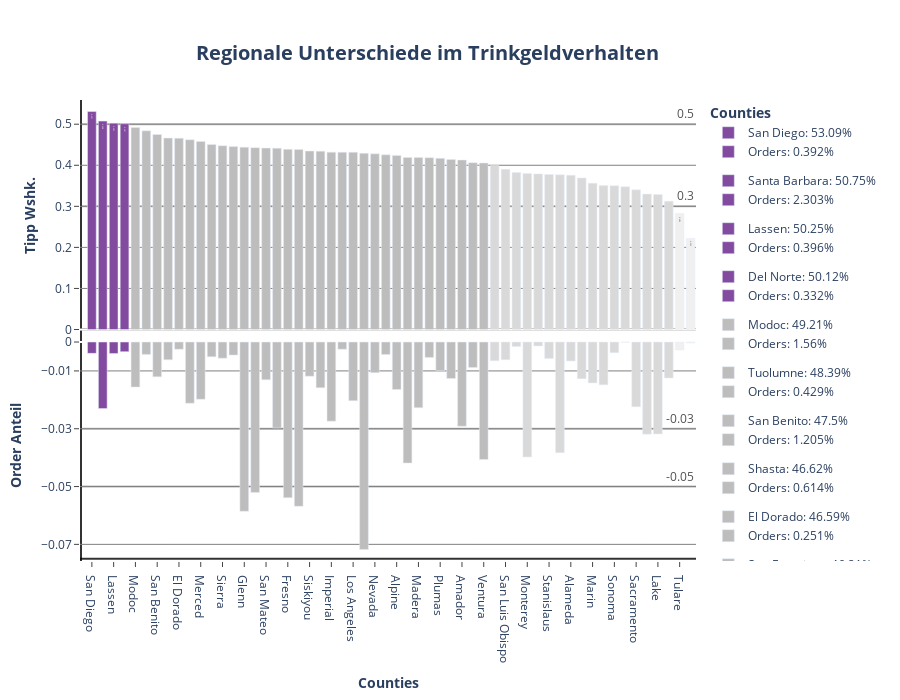

This figure's notebook cell:
### Markdown cell above
**Plotten der Tippwahrscheinlichkeit pro County:**

### Code cell
# Plot P3: County

fig1 = make_subplots(cols= 1, rows= 2, shared_xaxes= True, shared_yaxes= False, vertical_spacing= 0)

for county in df_county_tip2.county:

 if df_county_tip2[df_county_tip2.county == county].tip.values >= 0.5:
  color = px.colors.sequential.Purpor[5]
  text= df_county_tip2.loc[df_county_tip2.county == county].tip.values.round(3)

  fig1.add_trace(
   go.Bar(
    x= df_county_tip2.loc[df_county_tip2.county == county].county,
    y= df_county_tip2.loc[df_county_tip2.county == county].tip,
    name= f"{county}: {(df_county_tip2.loc[df_county_tip2.county == county].tip.values[0] * 100).round(2)}%",
    showlegend= True,
    marker= dict(color= color),
    width= 0.8,
    text= text,
    base= 0,
    legendgroup= f"{county}" 
   ),
   col= 1,
   row= 1
  )

  fig1.add_trace(
   go.Bar(
    x= df_county_tip2.loc[df_county_tip2.county == county].county,
    y= df_county_tip2.loc[df_county_tip2.county == county].orders,
    name= f"Orders: {(df_county_tip2.loc[df_county_tip2.county == county].orders.values[0] * 100).round(3)}%",
    base = -df_county_tip2.loc[df_county_tip2.county == county].orders,
    showlegend= True,
    marker= dict(color= color),
    width= 0.8,
    legendgroup= f"{county}"
   ),
   col= 1,
   row= 2
  )

 elif 0.4 < df_county_tip2.loc[df_county_tip2.county == county].tip.values < 0.5:
  color= px.colors.sequential.Greys[3]

  fig1.add_trace(
   go.Bar(
    x= df_county_tip2.loc[df_county_tip2.county == county].county,
    y= df_county_tip2.loc[df_county_tip2.county == county].tip,
    name= f"{county}: {(df_county_tip2.loc[df_county_tip2.county == county].tip.values[0] * 100).round(2)}%",
    showlegend= True,
    marker= dict(color= color),
    width= 0.8,
    base= 0,
    legendgroup= f"{county}"
   ),
   col= 1,
   row= 1
  )

  fig1.add_trace(
   go.Bar(
    x= df_county_tip2.loc[df_county_tip2.county == county].county,
    y= df_county_tip2.loc[df_county_tip2.county == county].orders,
    name= f"Orders: {(df_county_tip2.loc[df_county_tip2.county == county].orders.values[0] * 100).round(3)}%",
    base = -df_county_tip2.loc[df_county_tip2.county == county].orders,
    showlegend= True,
    marker= dict(color= color),
    width= 0.8,
    legendgroup= f"{county}"
   ),
   col= 1,
   row= 2
  )

 elif 0.3 < df_county_tip2.loc[df_county_tip2.county == county].tip.values < 0.4:
  color= px.colors.sequential.Greys[2]

  fig1.add_trace(
   go.Bar(
    x= df_county_tip2.loc[df_county_tip2.county == county].county,
    y= df_county_tip2.loc[df_county_tip2.county == county].tip,
    name= f"{county}: {(df_county_tip2.loc[df_county_tip2.county == county].tip.values[0] * 100).round(2)}%",
    showlegend= True,
    marker= dict(color= color),
    width= 0.8,
    base= 0,
    legendgroup= f"{county}"
   ),
   col= 1,
   row= 1
  )

  fig1.add_trace(
   go.Bar(
    x= df_county_tip2.loc[df_county_tip2.county == county].county,
    y= df_county_tip2.loc[df_county_tip2.county == county].orders,
    name= f"Orders: {(df_county_tip2.loc[df_county_tip2.county == county].orders.values[0] * 100).round(3)}%",
    base = -df_county_tip2.loc[df_county_tip2.county == county].orders,
    showlegend= True,
    marker= dict(color= color),
    width= 0.8,
    legendgroup= f"{county}"
   ),
   col= 1,
   row= 2
  )

 elif 0.2 < df_county_tip2.loc[df_county_tip2.county == county].tip.values < 0.3:
  color= px.colors.sequential.Greys[1]
  text= df_county_tip2.loc[df_county_tip2.county == county].tip.values.round(3)

  fig1.add_trace(
   go.Bar(
    x= df_county_tip2.loc[df_county_tip2.county == county].county,
    y= df_county_tip2.loc[df_county_tip2.county == county].tip,
    name= f"{county}: {(df_county_tip2.loc[df_county_tip2.county == county].tip.values[0] * 100).round(2)}%",
    showlegend= True,
    marker= dict(color= color),
    width= 0.8,
    text= text,
    base= 0,
    legendgroup= f"{county}"
   ),
   col= 1,
   row= 1
  )

  fig1.add_trace(
   go.Bar(
    x= df_county_tip2.loc[df_county_tip2.county == county].county,
    y= df_county_tip2.loc[df_county_tip2.county == county].orders,
    name= f"Orders: {(df_county_tip2.loc[df_county_tip2.county == county].orders.values[0] * 100).round(3)}%",
    base = -df_county_tip2.loc[df_county_tip2.county == county].orders,
    showlegend= True,
    marker= dict(color= color),
    width= 0.8,
    legendgroup= f"{county}"
   ),
   col= 1,
   row= 2
  )

fig1.add_hline(
 y= 0.5,
 opacity= 0.3,
 line_dash= "solid",
 annotation_text= 0.5,
 annotation_position= "top right",
 line_color= px.colors.sequential.Greys[7],
 annotation_font_color= px.colors.sequential.Greys[7],
 annotation_font_size= 12,
 layer= "below",
 col= 1,
 row= 1
)

fig1.add_hline(
 y= 0.3,
 opacity= 0.3,
 line_dash= "solid",
 annotation_text= 0.3,
 annotation_position= "top right",
 line_color= px.colors.sequential.Greys[7],
 annotation_font_color= px.colors.sequential.Greys[7],
 annotation_font_size= 12,
 layer= "below",
 col= 1,
 row= 1
)

fig1.add_hline(
 y= -0.05,
 opacity= 0.3,
 line_dash= "solid",
 annotation_text= -0.05,
 annotation_position= "top right",
 line_color= px.colors.sequential.Greys[7],
 annotation_font_color= px.colors.sequential.Greys[7],
 annotation_font_size= 12,
 layer= "below",
 col= 1,
 row= 2
)

fig1.add_hline(
 y= -0.03,
 opacity= 0.3,
 line_dash= "solid",
 annotation_text= -0.03,
 annotation_position= "top right",
 line_color= px.colors.sequential.Greys[7],
 annotation_font_color= px.colors.sequential.Greys[7],
 annotation_font_size= 12,
 layer= "below",
 col= 1,
 row= 2
)

fig1.add_hline(
 y= 0,
 opacity= 1,
 line_dash= "solid",
 line_color= "black",
 layer= "below",
 col= 1,
 row= 1
)

fig1.add_hline(
 y= 0,
 opacity= 0.8,
 line_dash= "solid",
 line_color= "black",
 layer= "below",
 col= 1,
 row= 2
)

fig1.add_vline(
 x= -1,
 opacity= 0.8,
 line_dash= "solid",
 line_color= "black",
 layer= "below",
 col= 1,
 row= 2
)

fig1.add_vline(
 x= -1,
 opacity= 0.8,
 line_dash= "solid",
 line_color= "black",
 layer= "below",
 col= 1,
 row= 1
)

fig1.add_hline(
 y= -0.075,
 opacity= 0.8,
 line_dash= "solid",
 line_color= "black",
 layer= "below",
 col= 1,
 row= 2
)

fig1.update_annotations(opacity= 0.8)
fig1.update_layout(title= dict(text= "<b>Regionale Unterschiede im Trinkgeldverhalten</b>", font_size= 20, xanchor= "center", yanchor= "top", y=0.935, x=0.475), legend_title_text = "<b>Counties</b>", height= 700)
fig1.update_xaxes(title_text="<b>Counties</b>", ticks= "outside", col= 1, row= 2, showline= True)
fig1.update_xaxes(showline= False, col= 1, row= 1)
fig1.update_yaxes(title_text="<b>Tipp Wshk.</b>", ticks= "outside", showgrid= True, gridcolor= "grey", col= 1, row= 1, tickvals= [0, 0.1, 0.2, 0.3, 0.4, 0.5], showline= False)
fig1.update_yaxes(title_text="<b>Order Anteil</b>", ticks= "outside", showgrid= True, gridcolor= "grey", col= 1, row= 2, tickvals= [0, -0.01, -0.03, -0.05, -0.07])
fig1.update_layout(plot_bgcolor= "white", xaxis= dict(linecolor= "black"), yaxis= dict(linecolor= "black"))
fig1.show()

### Figure 1 — Plotly figure (JSON) as saved in the notebook; plotly's stock layout.template omitted (floating-point values rounded to 4 significant figures)
{"data": [{"base": 0, "legendgroup": "San Diego", "marker": {"color": "rgb(131, 75, 160)"}, "name": "San Diego: 53.09%", "showlegend": true, "text": [0.531], "type": "bar", "width": 0.8, "x": ["San Diego"], "xaxis": "x", "y": [0.5309], "yaxis": "y"}, {"base": [-0.00392], "legendgroup": "San Diego", "marker": {"color": "rgb(131, 75, 160)"}, "name": "Orders: 0.392%", "showlegend": true, "type": "bar", "width": 0.8, "x": ["San Diego"], "xaxis": "x2", "y": [0.00392], "yaxis": "y2"}, {"base": 0, "legendgroup": "Santa Barbara", "marker": {"color": "rgb(131, 75, 160)"}, "name": "Santa Barbara: 50.75%", "showlegend": true, "text": [0.508], "type": "bar", "width": 0.8, "x": ["Santa Barbara"], "xaxis": "x", "y": [0.5075], "yaxis": "y"}, {"base": [-0.02303], "legendgroup": "Santa Barbara", "marker": {"color": "rgb(131, 75, 160)"}, "name": "Orders: 2.303%", "showlegend": true, "type": "bar", "width": 0.8, "x": ["Santa Barbara"], "xaxis": "x2", "y": [0.02303], "yaxis": "y2"}, {"base": 0, "legendgroup": "Lassen", "marker": {"color": "rgb(131, 75, 160)"}, "name": "Lassen: 50.25%", "showlegend": true, "text": [0.502], "type": "bar", "width": 0.8, "x": ["Lassen"], "xaxis": "x", "y": [0.5025], "yaxis": "y"}, {"base": [-0.003964], "legendgroup": "Lassen", "marker": {"color": "rgb(131, 75, 160)"}, "name": "Orders: 0.396%", "showlegend": true, "type": "bar", "width": 0.8, "x": ["Lassen"], "xaxis": "x2", "y": [0.003964], "yaxis": "y2"}, {"base": 0, "legendgroup": "Del Norte", "marker": {"color": "rgb(131, 75, 160)"}, "name": "Del Norte: 50.12%", "showlegend": true, "text": [0.501], "type": "bar", "width": 0.8, "x": ["Del Norte"], "xaxis": "x", "y": [0.5012], "yaxis": "y"}, {"base": [-0.003323], "legendgroup": "Del Norte", "marker": {"color": "rgb(131, 75, 160)"}, "name": "Orders: 0.332%", "showlegend": true, "type": "bar", "width": 0.8, "x": ["Del Norte"], "xaxis": "x2", "y": [0.003323], "yaxis": "y2"}, {"base": 0, "legendgroup": "Modoc", "marker": {"color": "rgb(189,189,189)"}, "name": "Modoc: 49.21%", "showlegend": true, "type": "bar", "width": 0.8, "x": ["Modoc"], "xaxis": "x", "y": [0.4921], "yaxis": "y"}, {"base": [-0.0156], "legendgroup": "Modoc", "marker": {"color": "rgb(189,189,189)"}, "name": "Orders: 1.56%", "showlegend": true, "type": "bar", "width": 0.8, "x": ["Modoc"], "xaxis": "x2", "y": [0.0156], "yaxis": "y2"}, {"base": 0, "legendgroup": "Tuolumne", "marker": {"color": "rgb(189,189,189)"}, "name": "Tuolumne: 48.39%", "showlegend": true, "type": "bar", "width": 0.8, "x": ["Tuolumne"], "xaxis": "x", "y": [0.4839], "yaxis": "y"}, {"base": [-0.004287], "legendgroup": "Tuolumne", "marker": {"color": "rgb(189,189,189)"}, "name": "Orders: 0.429%", "showlegend": true, "type": "bar", "width": 0.8, "x": ["Tuolumne"], "xaxis": "x2", "y": [0.004287], "yaxis": "y2"}, {"base": 0, "legendgroup": "San Benito", "marker": {"color": "rgb(189,189,189)"}, "name": "San Benito: 47.5%", "showlegend": true, "type": "bar", "width": 0.8, "x": ["San Benito"], "xaxis": "x", "y": [0.475], "yaxis": "y"}, {"base": [-0.01205], "legendgroup": "San Benito", "marker": {"color": "rgb(189,189,189)"}, "name": "Orders: 1.205%", "showlegend": true, "type": "bar", "width": 0.8, "x": ["San Benito"], "xaxis": "x2", "y": [0.01205], "yaxis": "y2"}, {"base": 0, "legendgroup": "Shasta", "marker": {"color": "rgb(189,189,189)"}, "name": "Shasta: 46.62%", "showlegend": true, "type": "bar", "width": 0.8, "x": ["Shasta"], "xaxis": "x", "y": [0.4662], "yaxis": "y"}, {"base": [-0.006143], "legendgroup": "Shasta", "marker": {"color": "rgb(189,189,189)"}, "name": "Orders: 0.614%", "showlegend": true, "type": "bar", "width": 0.8, "x": ["Shasta"], "xaxis": "x2", "y": [0.006143], "yaxis": "y2"}, {"base": 0, "legendgroup": "El Dorado", "marker": {"color": "rgb(189,189,189)"}, "name": "El Dorado: 46.59%", "showlegend": true, "type": "bar", "width": 0.8, "x": ["El Dorado"], "xaxis": "x", "y": [0.4659], "yaxis": "y"}, {"base": [-0.002511], "legendgroup": "El Dorado", "marker": {"color": "rgb(189,189,189)"}, "name": "Orders: 0.251%", "showlegend": true, "type": "bar", "width": 0.8, "x": ["El Dorado"], "xaxis": "x2", "y": [0.002511], "yaxis": "y2"}, {"base": 0, "legendgroup": "San Francisco", "marker": {"color": "rgb(189,189,189)"}, "name": "San Francisco: 46.21%", "showlegend": true, "type": "bar", "width": 0.8, "x": ["San Francisco"], "xaxis": "x", "y": [0.4621], "yaxis": "y"}, {"base": [-0.02117], "legendgroup": "San Francisco", "marker": {"color": "rgb(189,189,189)"}, "name": "Orders: 2.117%", "showlegend": true, "type": "bar", "width": 0.8, "x": ["San Francisco"], "xaxis": "x2", "y": [0.02117], "yaxis": "y2"}, {"base": 0, "legendgroup": "Merced", "marker": {"color": "rgb(189,189,189)"}, "name": "Merced: 45.79%", "showlegend": true, "type": "bar", "width": 0.8, "x": ["Merced"], "xaxis": "x", "y": [0.4579], "yaxis": "y"}, {"base": [-0.01982], "legendgroup": "Merced", "marker": {"color": "rgb(189,189,189)"}, "name": "Orders: 1.982%", "showlegend": true, "type": "bar", "width": 0.8, "x": ["Merced"], "xaxis": "x2", "y": [0.01982], "yaxis": "y2"}, {"base": 0, "legendgroup": "Kings", "marker": {"color": "rgb(189,189,189)"}, "name": "Kings: 45.09%", "showlegend": true, "type": "bar", "width": 0.8, "x": ["Kings"], "xaxis": "x", "y": [0.4509], "yaxis": "y"}, {"base": [-0.005098], "legendgroup": "Kings", "marker": {"color": "rgb(189,189,189)"}, "name": "Orders: 0.51%", "showlegend": true, "type": "bar", "width": 0.8, "x": ["Kings"], "xaxis": "x2", "y": [0.005098], "yaxis": "y2"}, {"base": 0, "legendgroup": "Sierra", "marker": {"color": "rgb(189,189,189)"}, "name": "Sierra: 44.75%", "showlegend": true, "type": "bar", "width": 0.8, "x": ["Sierra"], "xaxis": "x", "y": [0.4475], "yaxis": "y"}, {"base": [-0.0056], "legendgroup": "Sierra", "marker": {"color": "rgb(189,189,189)"}, "name": "Orders: 0.56%", "showlegend": true, "type": "bar", "width": 0.8, "x": ["Sierra"], "xaxis": "x2", "y": [0.0056], "yaxis": "y2"}, {"base": 0, "legendgroup": "Mono", "marker": {"color": "rgb(189,189,189)"}, "name": "Mono: 44.55%", "showlegend": true, "type": "bar", "width": 0.8, "x": ["Mono"], "xaxis": "x", "y": [0.4455], "yaxis": "y"}, {"base": [-0.004531], "legendgroup": "Mono", "marker": {"color": "rgb(189,189,189)"}, "name": "Orders: 0.453%", "showlegend": true, "type": "bar", "width": 0.8, "x": ["Mono"], "xaxis": "x2", "y": [0.004531], "yaxis": "y2"}, {"base": 0, "legendgroup": "Glenn", "marker": {"color": "rgb(189,189,189)"}, "name": "Glenn: 44.4%", "showlegend": true, "type": "bar", "width": 0.8, "x": ["Glenn"], "xaxis": "x", "y": [0.444], "yaxis": "y"}, {"base": [-0.05856], "legendgroup": "Glenn", "marker": {"color": "rgb(189,189,189)"}, "name": "Orders: 5.856%", "showlegend": true, "type": "bar", "width": 0.8, "x": ["Glenn"], "xaxis": "x2", "y": [0.05856], "yaxis": "y2"}, {"base": 0, "legendgroup": "Kern", "marker": {"color": "rgb(189,189,189)"}, "name": "Kern: 44.29%", "showlegend": true, "type": "bar", "width": 0.8, "x": ["Kern"], "xaxis": "x", "y": [0.4429], "yaxis": "y"}, {"base": [-0.05207], "legendgroup": "Kern", "marker": {"color": "rgb(189,189,189)"}, "name": "Orders: 5.207%", "showlegend": true, "type": "bar", "width": 0.8, "x": ["Kern"], "xaxis": "x2", "y": [0.05207], "yaxis": "y2"}, {"base": 0, "legendgroup": "San Mateo", "marker": {"color": "rgb(189,189,189)"}, "name": "San Mateo: 44.18%", "showlegend": true, "type": "bar", "width": 0.8, "x": ["San Mateo"], "xaxis": "x", "y": [0.4418], "yaxis": "y"}, {"base": [-0.01306], "legendgroup": "San Mateo", "marker": {"color": "rgb(189,189,189)"}, "name": "Orders: 1.306%", "showlegend": true, "type": "bar", "width": 0.8, "x": ["San Mateo"], "xaxis": "x2", "y": [0.01306], "yaxis": "y2"}, {"base": 0, "legendgroup": "Yuba", "marker": {"color": "rgb(189,189,189)"}, "name": "Yuba: 44.16%", "showlegend": true, "type": "bar", "width": 0.8, "x": ["Yuba"], "xaxis": "x", "y": [0.4416], "yaxis": "y"}, {"base": [-0.02974], "legendgroup": "Yuba", "marker": {"color": "rgb(189,189,189)"}, "name": "Orders: 2.974%", "showlegend": true, "type": "bar", "width": 0.8, "x": ["Yuba"], "xaxis": "x2", "y": [0.02974], "yaxis": "y2"}, {"base": 0, "legendgroup": "Fresno", "marker": {"color": "rgb(189,189,189)"}, "name": "Fresno: 43.88%", "showlegend": true, "type": "bar", "width": 0.8, "x": ["Fresno"], "xaxis": "x", "y": [0.4388], "yaxis": "y"}, {"base": [-0.05385], "legendgroup": "Fresno", "marker": {"color": "rgb(189,189,189)"}, "name": "Orders: 5.385%", "showlegend": true, "type": "bar", "width": 0.8, "x": ["Fresno"], "xaxis": "x2", "y": [0.05385], "yaxis": "y2"}, {"base": 0, "legendgroup": "Orange", "marker": {"color": "rgb(189,189,189)"}, "name": "Orange: 43.82%", "showlegend": true, "type": "bar", "width": 0.8, "x": ["Orange"], "xaxis": "x", "y": [0.4382], "yaxis": "y"}, {"base": [-0.05684], "legendgroup": "Orange", "marker": {"color": "rgb(189,189,189)"}, "name": "Orders: 5.684%", "showlegend": true, "type": "bar", "width": 0.8, "x": ["Orange"], "xaxis": "x2", "y": [0.05684], "yaxis": "y2"}, {"base": 0, "legendgroup": "Siskiyou", "marker": {"color": "rgb(189,189,189)"}, "name": "Siskiyou: 43.45%", "showlegend": true, "type": "bar", "width": 0.8, "x": ["Siskiyou"], "xaxis": "x", "y": [0.4345], "yaxis": "y"}, {"base": [-0.01185], "legendgroup": "Siskiyou", "marker": {"color": "rgb(189,189,189)"}, "name": "Orders: 1.185%", "showlegend": true, "type": "bar", "width": 0.8, "x": ["Siskiyou"], "xaxis": "x2", "y": [0.01185], "yaxis": "y2"}, {"base": 0, "legendgroup": "Santa Clara", "marker": {"color": "rgb(189,189,189)"}, "name": "Santa Clara: 43.43%", "showlegend": true, "type": "bar", "width": 0.8, "x": ["Santa Clara"], "xaxis": "x", "y": [0.4343], "yaxis": "y"}, {"base": [-0.01584], "legendgroup": "Santa Clara", "marker": {"color": "rgb(189,189,189)"}, "name": "Orders: 1.584%", "showlegend": true, "type": "bar", "width": 0.8, "x": ["Santa Clara"], "xaxis": "x2", "y": [0.01584], "yaxis": "y2"}, {"base": 0, "legendgroup": "Imperial", "marker": {"color": "rgb(189,189,189)"}, "name": "Imperial: 43.19%", "showlegend": true, "type": "bar", "width": 0.8, "x": ["Imperial"], "xaxis": "x", "y": [0.4319], "yaxis": "y"}, {"base": [-0.02737], "legendgroup": "Imperial", "marker": {"color": "rgb(189,189,189)"}, "name": "Orders: 2.737%", "showlegend": true, "type": "bar", "width": 0.8, "x": ["Imperial"], "xaxis": "x2", "y": [0.02737], "yaxis": "y2"}, {"base": 0, "legendgroup": "Humboldt", "marker": {"color": "rgb(189,189,189)"}, "name": "Humboldt: 43.17%", "showlegend": true, "type": "bar", "width": 0.8, "x": ["Humboldt"], "xaxis": "x", "y": [0.4317], "yaxis": "y"}, {"base": [-0.002496], "legendgroup": "Humboldt", "marker": {"color": "rgb(189,189,189)"}, "name": "Orders: 0.25%", "showlegend": true, "type": "bar", "width": 0.8, "x": ["Humboldt"], "xaxis": "x2", "y": [0.002496], "yaxis": "y2"}, {"base": 0, "legendgroup": "Los Angeles", "marker": {"color": "rgb(189,189,189)"}, "name": "Los Angeles: 43.16%", "showlegend": true, "type": "bar", "width": 0.8, "x": ["Los Angeles"], "xaxis": "x", "y": [0.4316], "yaxis": "y"}, {"base": [-0.02028], "legendgroup": "Los Angeles", "marker": {"color": "rgb(189,189,189)"}, "name": "Orders: 2.028%", "showlegend": true, "type": "bar", "width": 0.8, "x": ["Los Angeles"], "xaxis": "x2", "y": [0.02028], "yaxis": "y2"}, {"base": 0, "legendgroup": "Calaveras", "marker": {"color": "rgb(189,189,189)"}, "name": "Calaveras: 42.92%", "showlegend": true, "type": "bar", "width": 0.8, "x": ["Calaveras"], "xaxis": "x", "y": [0.4292], "yaxis": "y"}, {"base": [-0.07177], "legendgroup": "Calaveras", "marker": {"color": "rgb(189,189,189)"}, "name": "Orders: 7.177%", "showlegend": true, "type": "bar", "width": 0.8, "x": ["Calaveras"], "xaxis": "x2", "y": [0.07177], "yaxis": "y2"}, {"base": 0, "legendgroup": "Nevada", "marker": {"color": "rgb(189,189,189)"}, "name": "Nevada: 42.78%", "showlegend": true, "type": "bar", "width": 0.8, "x": ["Nevada"], "xaxis": "x", "y": [0.4278], "yaxis": "y"}, {"base": [-0.01061], "legendgroup": "Nevada", "marker": {"color": "rgb(189,189,189)"}, "name": "Orders: 1.061%", "showlegend": true, "type": "bar", "width": 0.8, "x": ["Nevada"], "xaxis": "x2", "y": [0.01061], "yaxis": "y2"}, {"base": 0, "legendgroup": "Napa", "marker": {"color": "rgb(189,189,189)"}, "name": "Napa: 42.54%", "showlegend": true, "type": "bar", "width": 0.8, "x": ["Napa"], "xaxis": "x", "y": [0.4254], "yaxis": "y"}, {"base": [-0.00433], "legendgroup": "Napa", "marker": {"color": "rgb(189,189,189)"}, "name": "Orders: 0.433%", "showlegend": true, "type": "bar", "width": 0.8, "x": ["Napa"], "xaxis": "x2", "y": [0.00433], "yaxis": "y2"}, {"base": 0, "legendgroup": "Alpine", "marker": {"color": "rgb(189,189,189)"}, "name": "Alpine: 42.4%", "showlegend": true, "type": "bar", "width": 0.8, "x": ["Alpine"], "xaxis": "x", "y": [0.424], "yaxis": "y"}, {"base": [-0.01643], "legendgroup": "Alpine", "marker": {"color": "rgb(189,189,189)"}, "name": "Orders: 1.643%", "showlegend": true, "type": "bar", "width": 0.8, "x": ["Alpine"], "xaxis": "x2", "y": [0.01643], "yaxis": "y2"}, {"base": 0, "legendgroup": "Sutter", "marker": {"color": "rgb(189,189,189)"}, "name": "Sutter: 41.9%", "showlegend": true, "type": "bar", "width": 0.8, "x": ["Sutter"], "xaxis": "x", "y": [0.419], "yaxis": "y"}, {"base": [-0.04188], "legendgroup": "Sutter", "marker": {"color": "rgb(189,189,189)"}, "name": "Orders: 4.188%", "showlegend": true, "type": "bar", "width": 0.8, "x": ["Sutter"], "xaxis": "x2", "y": [0.04188], "yaxis": "y2"}, {"base": 0, "legendgroup": "Madera", "marker": {"color": "rgb(189,189,189)"}, "name": "Madera: 41.88%", "showlegend": true, "type": "bar", "width": 0.8, "x": ["Madera"], "xaxis": "x", "y": [0.4188], "yaxis": "y"}, {"base": [-0.02272], "legendgroup": "Madera", "marker": {"color": "rgb(189,189,189)"}, "name": "Orders: 2.272%", "showlegend": true, "type": "bar", "width": 0.8, "x": ["Madera"], "xaxis": "x2", "y": [0.02272], "yaxis": "y2"}, {"base": 0, "legendgroup": "Solano", "marker": {"color": "rgb(189,189,189)"}, "name": "Solano: 41.84%", "showlegend": true, "type": "bar", "width": 0.8, "x": ["Solano"], "xaxis": "x", "y": [0.4184], "yaxis": "y"}, {"base": [-0.005324], "legendgroup": "Solano", "marker": {"color": "rgb(189,189,189)"}, "name": "Orders: 0.532%", "showlegend": true, "type": "bar", "width": 0.8, "x": ["Solano"], "xaxis": "x2", "y": [0.005324], "yaxis": "y2"}, {"base": 0, "legendgroup": "Plumas", "marker": {"color": "rgb(189,189,189)"}, "name": "Plumas: 41.68%", "showlegend": true, "type": "bar", "width": 0.8, "x": ["Plumas"], "xaxis": "x", "y": [0.4168], "yaxis": "y"}, {"base": [-0.009911], "legendgroup": "Plumas", "marker": {"color": "rgb(189,189,189)"}, "name": "Orders: 0.991%", "showlegend": true, "type": "bar", "width": 0.8, "x": ["Plumas"], "xaxis": "x2", "y": [0.009911], "yaxis": "y2"}, {"base": 0, "legendgroup": "Contra Costa", "marker": {"color": "rgb(189,189,189)"}, "name": "Contra Costa: 41.41%", "showlegend": true, "type": "bar", "width": 0.8, "x": ["Contra Costa"], "xaxis": "x", "y": [0.4141], "yaxis": "y"}, {"base": [-0.01263], "legendgroup": "Contra Costa", "marker": {"color": "rgb(189,189,189)"}, "name": "Orders: 1.263%", "showlegend": true, "type": "bar", "width": 0.8, "x": ["Contra Costa"], "xaxis": "x2", "y": [0.01263], "yaxis": "y2"}, {"base": 0, "legendgroup": "Amador", "marker": {"color": "rgb(189,189,189)"}, "name": "Amador: 41.28%", "showlegend": true, "type": "bar", "width": 0.8, "x": ["Amador"], "xaxis": "x", "y": [0.4128], "yaxis": "y"}, {"base": [-0.02913], "legendgroup": "Amador", "marker": {"color": "rgb(189,189,189)"}, "name": "Orders: 2.913%", "showlegend": true, "type": "bar", "width": 0.8, "x": ["Amador"], "xaxis": "x2", "y": [0.02913], "yaxis": "y2"}, {"base": 0, "legendgroup": "Colusa", "marker": {"color": "rgb(189,189,189)"}, "name": "Colusa: 40.63%", "showlegend": true, "type": "bar", "width": 0.8, "x": ["Colusa"], "xaxis": "x", "y": [0.4063], "yaxis": "y"}, {"base": [-0.008828], "legendgroup": "Colusa", "marker": {"color": "rgb(189,189,189)"}, "name": "Orders: 0.883%", "showlegend": true, "type": "bar", "width": 0.8, "x": ["Colusa"], "xaxis": "x2", "y": [0.008828], "yaxis": "y2"}, {"base": 0, "legendgroup": "Ventura", "marker": {"color": "rgb(189,189,189)"}, "name": "Ventura: 40.56%", "showlegend": true, "type": "bar", "width": 0.8, "x": ["Ventura"], "xaxis": "x", "y": [0.4056], "yaxis": "y"}, {"base": [-0.04067], "legendgroup": "Ventura", "marker": {"color": "rgb(189,189,189)"}, "name": "Orders: 4.067%", "showlegend": true, "type": "bar", "width": 0.8, "x": ["Ventura"], "xaxis": "x2", "y": [0.04067], "yaxis": "y2"}, {"base": 0, "legendgroup": "Riverside", "marker": {"color": "rgb(217,217,217)"}, "name": "Riverside: 39.93%", "showlegend": true, "type": "bar", "width": 0.8, "x": ["Riverside"], "xaxis": "x", "y": [0.3993], "yaxis": "y"}, {"base": [-0.006465], "legendgroup": "Riverside", "marker": {"color": "rgb(217,217,217)"}, "name": "Orders: 0.647%", "showlegend": true, "type": "bar", "width": 0.8, "x": ["Riverside"], "xaxis": "x2", "y": [0.006465], "yaxis": "y2"}, {"base": 0, "legendgroup": "San Luis Obispo", "marker": {"color": "rgb(217,217,217)"}, "name": "San Luis Obispo: 39.01%", "showlegend": true, "type": "bar", "width": 0.8, "x": ["San Luis Obispo"], "xaxis": "x", "y": [0.3901], "yaxis": "y"}, {"base": [-0.006095], "legendgroup": "San Luis Obispo", "marker": {"color": "rgb(217,217,217)"}, "name": "Orders: 0.609%", "showlegend": true, "type": "bar", "width": 0.8, "x": ["San Luis Obispo"], "xaxis": "x2", "y": [0.006095], "yaxis": "y2"}, {"base": 0, "legendgroup": "San Joaquin", "marker": {"color": "rgb(217,217,217)"}, "name": "San Joaquin: 38.23%", "showlegend": true, "type": "bar", "width": 0.8, "x": ["San Joaquin"], "xaxis": "x", "y": [0.3823], "yaxis": "y"}, {"base": [-0.00156], "legendgroup": "San Joaquin", "marker": {"color": "rgb(217,217,217)"}, "name": "Orders: 0.156%", "showlegend": true, "type": "bar", "width": 0.8, "x": ["San Joaquin"], "xaxis": "x2", "y": [0.00156], "yaxis": "y2"}, {"base": 0, "legendgroup": "Monterey", "marker": {"color": "rgb(217,217,217)"}, "name": "Monterey: 38.01%", "showlegend": true, "type": "bar", "width": 0.8, "x": ["Monterey"], "xaxis": "x", "y": [0.3801], "yaxis": "y"}, {"base": [-0.03978], "legendgroup": "Monterey", "marker": {"color": "rgb(217,217,217)"}, "name": "Orders: 3.978%", "showlegend": true, "type": "bar", "width": 0.8, "x": ["Monterey"], "xaxis": "x2", "y": [0.03978], "yaxis": "y2"}, {"base": 0, "legendgroup": "Tehama", "marker": {"color": "rgb(217,217,217)"}, "name": "Tehama: 37.9%", "showlegend": true, "type": "bar", "width": 0.8, "x": ["Tehama"], "xaxis": "x", "y": [0.379], "yaxis": "y"}, {"base": [-0.001335], "legendgroup": "Tehama", "marker": {"color": "rgb(217,217,217)"}, "name": "Orders: 0.133%", "showlegend": true, "type": "bar", "width": 0.8, "x": ["Tehama"], "xaxis": "x2", "y": [0.001335], "yaxis": "y2"}, {"base": 0, "legendgroup": "Stanislaus", "marker": {"color": "rgb(217,217,217)"}, "name": "Stanislaus: 37.75%", "showlegend": true, "type": "bar", "width": 0.8, "x": ["Stanislaus"], "xaxis": "x", "y": [0.3775], "yaxis": "y"}, {"base": [-0.005696], "legendgroup": "Stanislaus", "marker": {"color": "rgb(217,217,217)"}, "name": "Orders: 0.57%", "showlegend": true, "type": "bar", "width": 0.8, "x": ["Stanislaus"], "xaxis": "x2", "y": [0.005696], "yaxis": "y2"}, {"base": 0, "legendgroup": "Mariposa", "marker": {"color": "rgb(217,217,217)"}, "name": "Mariposa: 37.66%", "showlegend": true, "type": "bar", "width": 0.8, "x": ["Mariposa"], "xaxis": "x", "y": [0.3766], "yaxis": "y"}, {"base": [-0.03828], "legendgroup": "Mariposa", "marker": {"color": "rgb(217,217,217)"}, "name": "Orders: 3.828%", "showlegend": true, "type": "bar", "width": 0.8, "x": ["Mariposa"], "xaxis": "x2", "y": [0.03828], "yaxis": "y2"}, {"base": 0, "legendgroup": "Alameda", "marker": {"color": "rgb(217,217,217)"}, "name": "Alameda: 37.58%", "showlegend": true, "type": "bar", "width": 0.8, "x": ["Alameda"], "xaxis": "x", "y": [0.3758], "yaxis": "y"}, {"base": [-0.006551], "legendgroup": "Alameda", "marker": {"color": "rgb(217,217,217)"}, "name": "Orders: 0.655%", "showlegend": true, "type": "bar", "width": 0.8, "x": ["Alameda"], "xaxis": "x2", "y": [0.006551], "yaxis": "y2"}, {"base": 0, "legendgroup": "Yolo", "marker": {"color": "rgb(217,217,217)"}, "name": "Yolo: 36.91%", "showlegend": true, "type": "bar", "width": 0.8, "x": ["Yolo"], "xaxis": "x", "y": [0.3691], "yaxis": "y"}, {"base": [-0.01269], "legendgroup": "Yolo", "marker": {"color": "rgb(217,217,217)"}, "name": "Orders: 1.269%", "showlegend": true, "type": "bar", "width": 0.8, "x": ["Yolo"], "xaxis": "x2", "y": [0.01269], "yaxis": "y2"}, {"base": 0, "legendgroup": "Marin", "marker": {"color": "rgb(217,217,217)"}, "name": "Marin: 35.63%", "showlegend": true, "type": "bar", "width": 0.8, "x": ["Marin"], "xaxis": "x", "y": [0.3563], "yaxis": "y"}, {"base": [-0.01414], "legendgroup": "Marin", "marker": {"color": "rgb(217,217,217)"}, "name": "Orders: 1.414%", "showlegend": true, "type": "bar", "width": 0.8, "x": ["Marin"], "xaxis": "x2", "y": [0.01414], "yaxis": "y2"}, {"base": 0, "legendgroup": "Mendocino", "marker": {"color": "rgb(217,217,217)"}, "name": "Mendocino: 35.05%", "showlegend": true, "type": "bar", "width": 0.8, "x": ["Mendocino"], "xaxis": "x", "y": [0.3505], "yaxis": "y"}, {"base": [-0.01481], "legendgroup": "Mendocino", "marker": {"color": "rgb(217,217,217)"}, "name": "Orders: 1.481%", "showlegend": true, "type": "bar", "width": 0.8, "x": ["Mendocino"], "xaxis": "x2", "y": [0.01481], "yaxis": "y2"}, {"base": 0, "legendgroup": "Sonoma", "marker": {"color": "rgb(217,217,217)"}, "name": "Sonoma: 34.99%", "showlegend": true, "type": "bar", "width": 0.8, "x": ["Sonoma"], "xaxis": "x", "y": [0.3499], "yaxis": "y"}, {"base": [-0.003673], "legendgroup": "Sonoma", "marker": {"color": "rgb(217,217,217)"}, "name": "Orders: 0.367%", "showlegend": true, "type": "bar", "width": 0.8, "x": ["Sonoma"], "xaxis": "x2", "y": [0.003673], "yaxis": "y2"}, {"base": 0, "legendgroup": "Placer", "marker": {"color": "rgb(217,217,217)"}, "name": "Placer: 34.78%", "showlegend": true, "type": "bar", "width": 0.8, "x": ["Placer"], "xaxis": "x", "y": [0.3478], "yaxis": "y"}, {"base": [-7.579e-05], "legendgroup": "Placer", "marker": {"color": "rgb(217,217,217)"}, "name": "Orders: 0.008%", "showlegend": true, "type": "bar", "width": 0.8, "x": ["Placer"], "xaxis": "x2", "y": [7.579e-05], "yaxis": "y2"}, {"base": 0, "legendgroup": "Sacramento", "marker": {"color": "rgb(217,217,217)"}, "name": "Sacramento: 34.01%", "showlegend": true, "type": "bar", "width": 0.8, "x": ["Sacramento"], "xaxis": "x", "y": [0.3401], "yaxis": "y"}, {"base": [-0.02239], "legendgroup": "Sacramento", "marker": {"color": "rgb(217,217,217)"}, "name": "Orders: 2.239%", "showlegend": true, "type": "bar", "width": 0.8, "x": ["Sacramento"], "xaxis": "x2", "y": [0.02239], "yaxis": "y2"}, {"base": 0, "legendgroup": "Santa Cruz", "marker": {"color": "rgb(217,217,217)"}, "name": "Santa Cruz: 32.97%", "showlegend": true, "type": "bar", "width": 0.8, "x": ["Santa Cruz"], "xaxis": "x", "y": [0.3297], "yaxis": "y"}, {"base": [-0.03187], "legendgroup": "Santa Cruz", "marker": {"color": "rgb(217,217,217)"}, "name": "Orders: 3.187%", "showlegend": true, "type": "bar", "width": 0.8, "x": ["Santa Cruz"], "xaxis": "x2", "y": [0.03187], "yaxis": "y2"}, {"base": 0, "legendgroup": "Lake", "marker": {"color": "rgb(217,217,217)"}, "name": "Lake: 32.89%", "showlegend": true, "type": "bar", "width": 0.8, "x": ["Lake"], "xaxis": "x", "y": [0.3289], "yaxis": "y"}, {"base": [-0.0318], "legendgroup": "Lake", "marker": {"color": "rgb(217,217,217)"}, "name": "Orders: 3.18%", "showlegend": true, "type": "bar", "width": 0.8, "x": ["Lake"], "xaxis": "x2", "y": [0.0318], "yaxis": "y2"}, {"base": 0, "legendgroup": "Inyo", "marker": {"color": "rgb(217,217,217)"}, "name": "Inyo: 31.24%", "showlegend": true, "type": "bar", "width": 0.8, "x": ["Inyo"], "xaxis": "x", "y": [0.3124], "yaxis": "y"}, {"base": [-0.01244], "legendgroup": "Inyo", "marker": {"color": "rgb(217,217,217)"}, "name": "Orders: 1.244%", "showlegend": true, "type": "bar", "width": 0.8, "x": ["Inyo"], "xaxis": "x2", "y": [0.01244], "yaxis": "y2"}, {"base": 0, "legendgroup": "Tulare", "marker": {"color": "rgb(240,240,240)"}, "name": "Tulare: 28.25%", "showlegend": true, "text": [0.282], "type": "bar", "width": 0.8, "x": ["Tulare"], "xaxis": "x", "y": [0.2825], "yaxis": "y"}, {"base": [-0.002742], "legendgroup": "Tulare", "marker": {"color": "rgb(240,240,240)"}, "name": "Orders: 0.274%", "showlegend": true, "type": "bar", "width": 0.8, "x": ["Tulare"], "xaxis": "x2", "y": [0.002742], "yaxis": "y2"}, {"base": 0, "legendgroup": "Trinity", "marker": {"color": "rgb(240,240,240)"}, "name": "Trinity: 22.16%", "showlegend": true, "text": [0.222], "type": "bar", "width": 0.8, "x": ["Trinity"], "xaxis": "x", "y": [0.2216], "yaxis": "y"}, {"base": [-0.0003048], "legendgroup": "Trinity", "marker": {"color": "rgb(240,240,240)"}, "name": "Orders: 0.03%", "showlegend": true, "type": "bar", "width": 0.8, "x": ["Trinity"], "xaxis": "x2", "y": [0.0003048], "yaxis": "y2"}], "layout": {"annotations": [{"font": {"color": "rgb(37,37,37)", "size": 12}, "opacity": 0.8, "showarrow": false, "text": "0.5", "x": 1, "xanchor": "right", "xref": "x domain", "y": 0.5, "yanchor": "bottom", "yref": "y"}, {"font": {"color": "rgb(37,37,37)", "size": 12}, "opacity": 0.8, "showarrow": false, "text": "0.3", "x": 1, "xanchor": "right", "xref": "x domain", "y": 0.3, "yanchor": "bottom", "yref": "y"}, {"font": {"color": "rgb(37,37,37)", "size": 12}, "opacity": 0.8, "showarrow": false, "text": "-0.05", "x": 1, "xanchor": "right", "xref": "x2 domain", "y": -0.05, "yanchor": "bottom", "yref": "y2"}, {"font": {"color": "rgb(37,37,37)", "size": 12}, "opacity": 0.8, "showarrow": false, "text": "-0.03", "x": 1, "xanchor": "right", "xref": "x2 domain", "y": -0.03, "yanchor": "bottom", "yref": "y2"}], "height": 700, "legend": {"title": {"text": "<b>Counties</b>"}}, "plot_bgcolor": "white", "shapes": [{"layer": "below", "line": {"color": "rgb(37,37,37)", "dash": "solid"}, "opacity": 0.3, "type": "line", "x0": 0, "x1": 1, "xref": "x domain", "y0": 0.5, "y1": 0.5, "yref": "y"}, {"layer": "below", "line": {"color": "rgb(37,37,37)", "dash": "solid"}, "opacity": 0.3, "type": "line", "x0": 0, "x1": 1, "xref": "x domain", "y0": 0.3, "y1": 0.3, "yref": "y"}, {"layer": "below", "line": {"color": "rgb(37,37,37)", "dash": "solid"}, "opacity": 0.3, "type": "line", "x0": 0, "x1": 1, "xref": "x2 domain", "y0": -0.05, "y1": -0.05, "yref": "y2"}, {"layer": "below", "line": {"color": "rgb(37,37,37)", "dash": "solid"}, "opacity": 0.3, "type": "line", "x0": 0, "x1": 1, "xref": "x2 domain", "y0": -0.03, "y1": -0.03, "yref": "y2"}, {"layer": "below", "line": {"color": "black", "dash": "solid"}, "opacity": 1, "type": "line", "x0": 0, "x1": 1, "xref": "x domain", "y0": 0, "y1": 0, "yref": "y"}, {"layer": "below", "line": {"color": "black", "dash": "solid"}, "opacity": 0.8, "type": "line", "x0": 0, "x1": 1, "xref": "x2 domain", "y0": 0, "y1": 0, "yref": "y2"}, {"layer": "below", "line": {"color": "black", "dash": "solid"}, "opacity": 0.8, "type": "line", "x0": -1, "x1": -1, "xref": "x2", "y0": 0, "y1": 1, "yref": "y2 domain"}, {"layer": "below", "line": {"color": "black", "dash": "solid"}, "opacity": 0.8, "type": "line", "x0": -1, "x1": -1, "xref": "x", "y0": 0, "y1": 1, "yref": "y domain"}, {"layer": "below", "line": {"color": "black", "dash": "solid"}, "opacity": 0.8, "type": "line", "x0": 0, "x1": 1, "xref": "x2 domain", "y0": -0.075, "y1": -0.075, "yref": "y2"}], "title": {"font": {"size": 20}, "text": "<b>Regionale Unterschiede im Trinkgeldverhalten</b>", "x": 0.475, "xanchor": "center", "y": 0.935, "yanchor": "top"}, "xaxis": {"anchor": "y", "domain": [0, 1], "linecolor": "black", "matches": "x2", "showline": false, "showticklabels": false}, "xaxis2": {"anchor": "y2", "domain": [0, 1], "showline": true, "ticks": "outside", "title": {"text": "<b>Counties</b>"}}, "yaxis": {"anchor": "x", "domain": [0.5, 1], "gridcolor": "grey", "linecolor": "black", "showgrid": true, "showline": false, "ticks": "outside", "tickvals": [0, 0.1, 0.2, 0.3, 0.4, 0.5], "title": {"text": "<b>Tipp Wshk.</b>"}}, "yaxis2": {"anchor": "x2", "domain": [0, 0.5], "gridcolor": "grey", "showgrid": true, "ticks": "outside", "tickvals": [0, -0.01, -0.03, -0.05, -0.07], "title": {"text": "<b>Order Anteil</b>"}}}}
